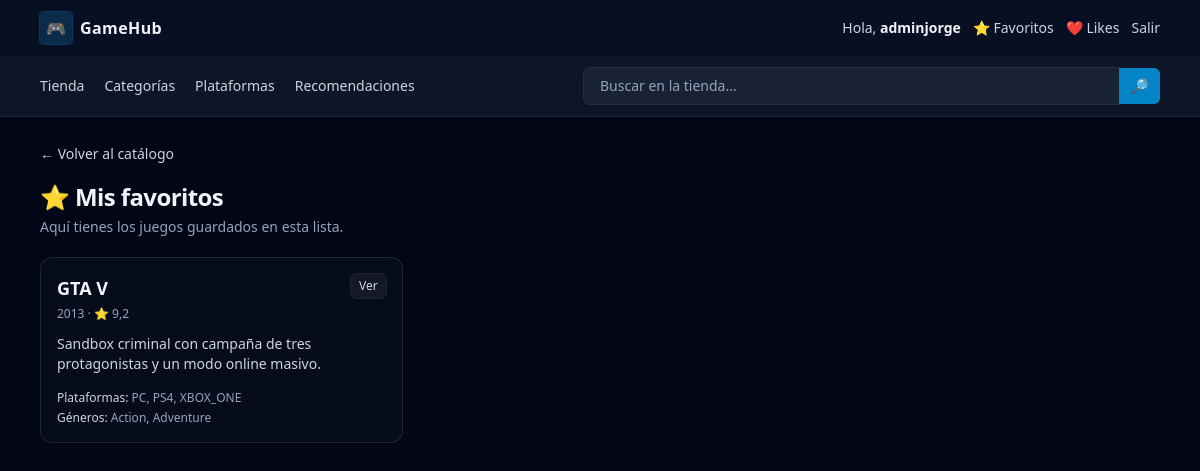
Page /me/favorites/ (signed in) on the committed database.
### games/models.py (models this page shows, shortened)
class Game(models.Model):
    name = models.CharField(max_length=200)
    summary = models.TextField(blank=True)
    release_year = models.IntegerField(null=True, blank=True)
    rating = models.FloatField(null=True, blank=True)
    platforms = models.ManyToManyField(Platform, blank=True)
    genres = models.ManyToManyField(Genre, blank=True)
    tags = models.ManyToManyField(Tag, blank=True)
    cover_url = models.URLField(blank=True, default="")

class Platform(models.Model):
    name = models.CharField(max_length=50, unique=True)

class Genre(models.Model):
    name = models.CharField(max_length=50, unique=True)

### games/views.py (the view)
# urls.py: path("me/favorites/", my_favorites, name="my_favorites"),
@login_required
def my_favorites(request):
    games = Game.objects.filter(favorited_by__user=request.user).distinct().order_by("-rating", "name")
    return render(request, "games/my_list.html", {"title": "⭐ Mis favoritos", "games": games})

### games/templates/games/my_list.html (shortened to what this page needs)
{% extends "base.html" %}
{% block content %}
  <div class="mb-4">
    <a
      href="{% url 'game_list' %}"
      class="inline-flex items-center gap-2 text-sm text-slate-300 hover:text-white"
    >
      ← Volver al catálogo
    </a>
  </div>
  <div class="flex items-end justify-between gap-4">
    <div>
      <h1 class="text-2xl font-semibold tracking-tight">{{ title }}</h1>
      <p class="mt-1 text-sm text-slate-400">
        Aquí tienes los juegos guardados en esta lista.
      </p>
    </div>
  </div>
  <div class="mt-5 grid gap-4 sm:grid-cols-2 lg:grid-cols-3">
    {% for game in games %}
      <a
        href="{% url 'game_detail' game.id %}"
        class="group rounded-xl border border-white/10 bg-slate-900/40 p-4 hover:bg-white/5"
      >
        <div class="flex items-start justify-between gap-3">
          <div class="min-w-0">
            <div class="truncate text-lg font-semibold text-slate-100 group-hover:underline">
              {{ game.name }}
            </div>
            <div class="mt-1 text-xs text-slate-400">
              {% if game.release_year %}{{ game.release_year }}{% endif %}
              {% if game.rating %} · ⭐ {{ game.rating }}{% endif %}
            </div>
          </div>
          <div class="shrink-0 rounded-md bg-white/5 px-2 py-1 text-xs text-slate-300 ring-1 ring-white/10">
            Ver
          </div>
        </div>
        {% if game.summary %}
          <p class="mt-3 text-sm text-slate-300">
            {{ game.summary|truncatechars:140 }}
          </p>
        {% else %}
          <p class="mt-3 text-sm text-slate-500">Sin descripción.</p>
        {% endif %}
        <div class="mt-4 text-xs text-slate-400">
          <div class="truncate">
            <span class="text-slate-300">Plataformas:</span>
            {% for p in game.platforms.all %}
              {{ p.name }}{% if not forloop.last %}, {% endif %}
            {% endfor %}
          </div>
          <div class="mt-1 truncate">
            <span class="text-slate-300">Géneros:</span>
            {% for g in game.genres.all %}
              {{ g.name }}{% if not forloop.last %}, {% endif %}
            {% endfor %}
          </div>
        </div>
      </a>
    {% endfor %}
  </div>
{% endblock %}

### games/templates/base.html (shortened to what this page needs)
<!doctype html>
<html lang="es">
<head>
  <script src="https://cdn.tailwindcss.com"></script>
</head>
<body class="bg-slate-950 text-slate-100">
  <header class="border-b border-white/10 bg-slate-900/60 backdrop-blur">
    <div class="mx-auto max-w-6xl px-4">
      <div class="flex h-14 items-center justify-between">
        <a href="{% url 'game_list' %}" class="flex items-center gap-2 font-semibold tracking-wide">
          <span class="inline-flex h-8 w-8 items-center justify-center rounded bg-sky-500/20 ring-1 ring-sky-500/30">
            🎮
          </span>
          <span>GameHub</span>
        </a>
        <div class="flex items-center gap-3 text-sm text-slate-300">
          {% if user.is_authenticated %}
            <span class="hidden sm:inline">Hola, <b class="text-slate-100">{{ user.username }}</b></span>
            <a class="hover:text-white" href="{% url 'my_favorites' %}">⭐ Favoritos</a>
            <a class="hover:text-white" href="{% url 'my_likes' %}">❤️ Likes</a>
            <form method="post" action="{% url 'logout' %}">
              <button type="submit" class="hover:text-white">Salir</button>
            </form>
          {% else %}
            <a class="hover:text-white" href="{% url 'login' %}">Iniciar sesión</a>
            <a class="hover:text-white" href="{% url 'signup' %}">Registrarse</a>
          {% endif %}
        </div>
      </div>
    </div>
    <div class="bg-slate-900/80">
      <div class="mx-auto max-w-6xl px-4">
        <div class="flex items-center gap-4 py-3">
          <nav class="hidden md:flex items-center gap-5 text-sm font-medium text-slate-300">
            <a class="hover:text-white" href="{% url 'game_list' %}">Tienda</a>
            <a class="hover:text-white" href="{% url 'game_list' %}?genre=RPG">Categorías</a>
            <a class="hover:text-white" href="{% url 'game_list' %}?platform=PC">Plataformas</a>
            <a class="hover:text-white" href="{% url 'game_list' %}?q=coop">Recomendaciones</a>
          </nav>
          <div class="relative ml-auto w-full md:max-w-xl">
            <form id="searchForm" method="get" action="{% url 'game_list' %}" class="flex">
              <input
                id="searchInput"
                name="q"
                value="{{ q|default:'' }}"
                autocomplete="off"
                placeholder="Buscar en la tienda…"
                class="w-full rounded-l-md bg-slate-800/70 px-4 py-2 text-sm text-slate-100 placeholder:text-slate-400 ring-1 ring-white/10 focus:outline-none focus:ring-2 focus:ring-sky-500"
              />
              <button
                class="rounded-r-md bg-sky-600 px-3 py-2 text-sm font-semibold text-white hover:bg-sky-500"
                type="submit"
                aria-label="Buscar"
              >
                🔎
              </button>
            </form>
          </div>
        </div>
      </div>
    </div>
  </header>
  <main class="mx-auto max-w-6xl px-4 py-6">
    {% block content %}{% endblock %}
  </main>
</body>
</html>

### rows in the picture
Game: name "GTA V", release_year "2013", rating "9,2", summary "Sandbox criminal con campaña de tres protagonistas y un modo online masivo."
Platform: name "PC"
Platform: name "PS4"
Platform: name "XBOX_ONE"
Genre: name "Action"
Genre: name "Adventure"

### other values in the picture
{{ user.username }} "adminjorge"
{{ title }} "⭐ Mis favoritos"
